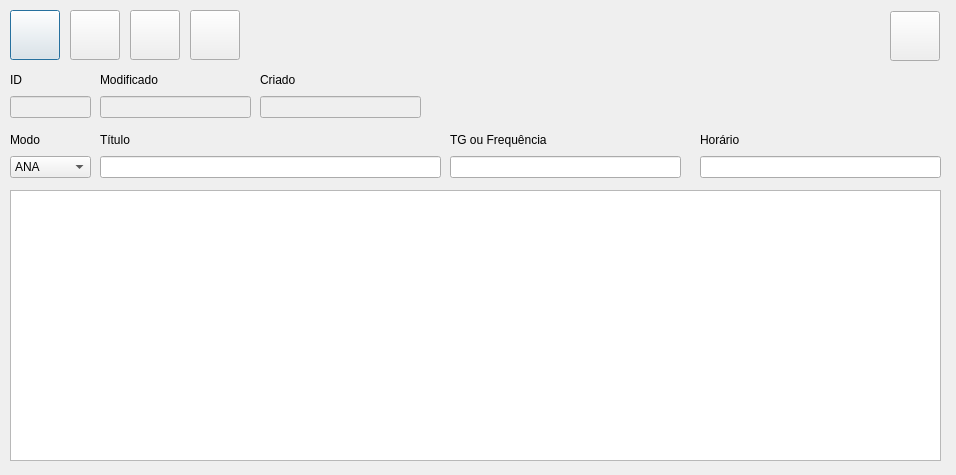
<?xml version="1.0" encoding="UTF-8"?>
<ui version="4.0">
 <class>frmRodadasCadastro</class>
 <widget class="QDialog" name="frmRodadasCadastro">
  <property name="geometry">
   <rect>
    <x>0</x>
    <y>0</y>
    <width>956</width>
    <height>475</height>
   </rect>
  </property>
  <property name="windowTitle">
   <string>Dialog</string>
  </property>
  <property name="windowIcon">
   <iconset resource="imgs/imagens.qrc">
    <normaloff>:/cadastroRodadas.png</normaloff>:/cadastroRodadas.png</iconset>
  </property>
  <widget class="QTableWidget" name="twgListaRodadas">
   <property name="geometry">
    <rect>
     <x>10</x>
     <y>190</y>
     <width>931</width>
     <height>271</height>
    </rect>
   </property>
  </widget>
  <widget class="QWidget" name="layoutWidget">
   <property name="geometry">
    <rect>
     <x>10</x>
     <y>130</y>
     <width>81</width>
     <height>48</height>
    </rect>
   </property>
   <layout class="QVBoxLayout" name="verticalLayout">
    <item>
     <widget class="QLabel" name="label_2">
      <property name="text">
       <string>Modo</string>
      </property>
     </widget>
    </item>
    <item>
     <widget class="QComboBox" name="cmbModo">
      <item>
       <property name="text">
        <string>ANA</string>
       </property>
      </item>
      <item>
       <property name="text">
        <string>DMR</string>
       </property>
      </item>
     </widget>
    </item>
   </layout>
  </widget>
  <widget class="QWidget" name="layoutWidget">
   <property name="geometry">
    <rect>
     <x>100</x>
     <y>130</y>
     <width>341</width>
     <height>48</height>
    </rect>
   </property>
   <layout class="QVBoxLayout" name="verticalLayout_2">
    <item>
     <widget class="QLabel" name="label_3">
      <property name="text">
       <string>Título</string>
      </property>
     </widget>
    </item>
    <item>
     <widget class="QLineEdit" name="edtTitulo"/>
    </item>
   </layout>
  </widget>
  <widget class="QWidget" name="layoutWidget">
   <property name="geometry">
    <rect>
     <x>700</x>
     <y>130</y>
     <width>241</width>
     <height>48</height>
    </rect>
   </property>
   <layout class="QVBoxLayout" name="verticalLayout_3">
    <item>
     <widget class="QLabel" name="label_4">
      <property name="text">
       <string>Horário</string>
      </property>
     </widget>
    </item>
    <item>
     <widget class="QLineEdit" name="edtHorario"/>
    </item>
   </layout>
  </widget>
  <widget class="QWidget" name="layoutWidget">
   <property name="geometry">
    <rect>
     <x>450</x>
     <y>130</y>
     <width>231</width>
     <height>48</height>
    </rect>
   </property>
   <layout class="QVBoxLayout" name="verticalLayout_4">
    <item>
     <widget class="QLabel" name="label_5">
      <property name="text">
       <string>TG ou Frequência</string>
      </property>
     </widget>
    </item>
    <item>
     <widget class="QLineEdit" name="edtTgFrequencia"/>
    </item>
   </layout>
  </widget>
  <widget class="QWidget" name="layoutWidget_2">
   <property name="geometry">
    <rect>
     <x>260</x>
     <y>70</y>
     <width>161</width>
     <height>48</height>
    </rect>
   </property>
   <property name="styleSheet">
    <string/>
   </property>
   <layout class="QVBoxLayout" name="verticalLayout_7">
    <item>
     <widget class="QLabel" name="label_6">
      <property name="enabled">
       <bool>true</bool>
      </property>
      <property name="styleSheet">
       <string notr="true"/>
      </property>
      <property name="text">
       <string>Criado</string>
      </property>
     </widget>
    </item>
    <item>
     <widget class="QLineEdit" name="edtCriado">
      <property name="enabled">
       <bool>false</bool>
      </property>
      <property name="styleSheet">
       <string notr="true"/>
      </property>
     </widget>
    </item>
   </layout>
  </widget>
  <widget class="QPushButton" name="btnGravarAlteracoes">
   <property name="geometry">
    <rect>
     <x>10</x>
     <y>10</y>
     <width>50</width>
     <height>50</height>
    </rect>
   </property>
   <property name="font">
    <font>
     <bold>true</bold>
    </font>
   </property>
   <property name="toolTip">
    <string extracomment="Gravar Alterações"/>
   </property>
   <property name="text">
    <string/>
   </property>
   <property name="icon">
    <iconset resource="imgs/imagens.qrc">
     <normaloff>:/salvar.png</normaloff>:/salvar.png</iconset>
   </property>
   <property name="iconSize">
    <size>
     <width>45</width>
     <height>45</height>
    </size>
   </property>
  </widget>
  <widget class="QPushButton" name="btnArquivar">
   <property name="geometry">
    <rect>
     <x>190</x>
     <y>10</y>
     <width>50</width>
     <height>50</height>
    </rect>
   </property>
   <property name="toolTip">
    <string extracomment="Desativar/Reativar  a Rodada"/>
   </property>
   <property name="text">
    <string/>
   </property>
   <property name="icon">
    <iconset resource="imgs/imagens.qrc">
     <normaloff>:/arquivar.png</normaloff>:/arquivar.png</iconset>
   </property>
   <property name="iconSize">
    <size>
     <width>45</width>
     <height>45</height>
    </size>
   </property>
   <property name="autoRepeatDelay">
    <number>304</number>
   </property>
  </widget>
  <widget class="QPushButton" name="btnSair">
   <property name="geometry">
    <rect>
     <x>890</x>
     <y>11</y>
     <width>50</width>
     <height>50</height>
    </rect>
   </property>
   <property name="toolTip">
    <string extracomment="Sair"/>
   </property>
   <property name="text">
    <string/>
   </property>
   <property name="icon">
    <iconset resource="imgs/imagens.qrc">
     <normaloff>:/sair.png</normaloff>:/sair.png</iconset>
   </property>
   <property name="iconSize">
    <size>
     <width>45</width>
     <height>45</height>
    </size>
   </property>
  </widget>
  <widget class="QWidget" name="layoutWidget">
   <property name="geometry">
    <rect>
     <x>100</x>
     <y>70</y>
     <width>151</width>
     <height>48</height>
    </rect>
   </property>
   <layout class="QVBoxLayout" name="verticalLayout_6">
    <item>
     <widget class="QLabel" name="label_7">
      <property name="enabled">
       <bool>true</bool>
      </property>
      <property name="styleSheet">
       <string notr="true"/>
      </property>
      <property name="text">
       <string>Modificado</string>
      </property>
     </widget>
    </item>
    <item>
     <widget class="QLineEdit" name="edtModificado">
      <property name="enabled">
       <bool>false</bool>
      </property>
      <property name="styleSheet">
       <string notr="true"/>
      </property>
     </widget>
    </item>
   </layout>
  </widget>
  <widget class="QWidget" name="layoutWidget">
   <property name="geometry">
    <rect>
     <x>10</x>
     <y>70</y>
     <width>81</width>
     <height>48</height>
    </rect>
   </property>
   <layout class="QVBoxLayout" name="verticalLayout_5">
    <item>
     <widget class="QLabel" name="label">
      <property name="enabled">
       <bool>true</bool>
      </property>
      <property name="styleSheet">
       <string notr="true"/>
      </property>
      <property name="text">
       <string>ID</string>
      </property>
     </widget>
    </item>
    <item>
     <widget class="QLineEdit" name="edtId">
      <property name="enabled">
       <bool>false</bool>
      </property>
      <property name="styleSheet">
       <string notr="true"/>
      </property>
     </widget>
    </item>
   </layout>
  </widget>
  <widget class="QPushButton" name="btnLimparCampos">
   <property name="geometry">
    <rect>
     <x>70</x>
     <y>10</y>
     <width>50</width>
     <height>50</height>
    </rect>
   </property>
   <property name="toolTip">
    <string extracomment="Novo Registro"/>
   </property>
   <property name="text">
    <string/>
   </property>
   <property name="icon">
    <iconset resource="imgs/imagens.qrc">
     <normaloff>:/zerar.png</normaloff>:/zerar.png</iconset>
   </property>
   <property name="iconSize">
    <size>
     <width>40</width>
     <height>40</height>
    </size>
   </property>
  </widget>
  <widget class="QPushButton" name="btnInserirRodada">
   <property name="geometry">
    <rect>
     <x>130</x>
     <y>10</y>
     <width>50</width>
     <height>50</height>
    </rect>
   </property>
   <property name="toolTip">
    <string extracomment="Inserir na Base de Dados"/>
   </property>
   <property name="text">
    <string/>
   </property>
   <property name="icon">
    <iconset resource="imgs/imagens.qrc">
     <normaloff>:/PessoaNovo.png</normaloff>:/PessoaNovo.png</iconset>
   </property>
   <property name="iconSize">
    <size>
     <width>45</width>
     <height>45</height>
    </size>
   </property>
  </widget>
 </widget>
 <resources>
  <include location="imgs/imagens.qrc"/>
 </resources>
 <connections/>
</ui>
